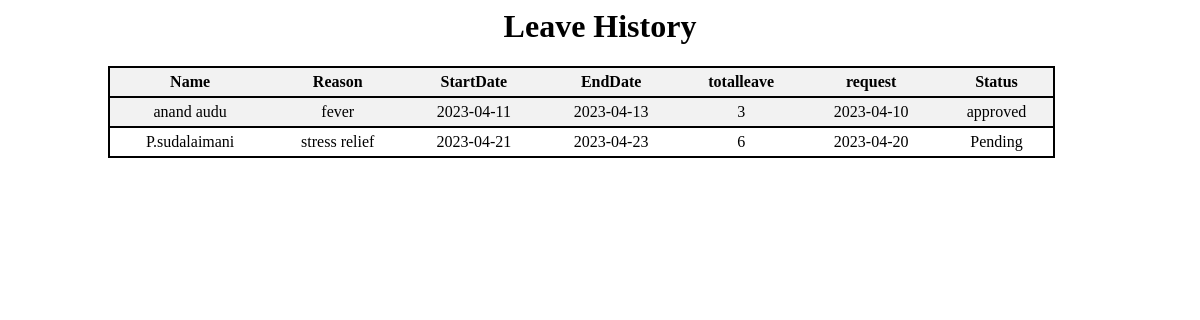
The app's page /admin/leavehistory.php (signed in) with its own data.
### tables this page shows
CREATE TABLE IF NOT EXISTS `leave_tbl` (
  `id` int(11) NOT NULL AUTO_INCREMENT,
  `staff_id` int(11) NOT NULL,
  `reason` text NOT NULL,
  `start_date` date NOT NULL,
  `end_date` date NOT NULL,
  `status` varchar(50) NOT NULL,
  `request_date` date NOT NULL,
  PRIMARY KEY (`id`)
);

CREATE TABLE IF NOT EXISTS `staff_tbl` (
  `id` int(11) NOT NULL AUTO_INCREMENT,
  `name` varchar(50) DEFAULT NULL,
  `gender` enum('Male','Female','Other') DEFAULT NULL,
  `email` varchar(50) DEFAULT NULL,
  `mobile` varchar(20) DEFAULT NULL,
  `dob` date DEFAULT NULL,
  `doj` date DEFAULT NULL,
  `address` varchar(100) DEFAULT NULL,
  `city` varchar(50) DEFAULT NULL,
  `state` varchar(50) DEFAULT NULL,
  `country` varchar(50) DEFAULT NULL,
  `department` varchar(50) DEFAULT NULL,
  `picture` varchar(255) DEFAULT NULL,
  PRIMARY KEY (`id`)
);

### admin/leavehistory.php (the view, shortened to what this page needs)
<head>
    <link rel="stylesheet" type="text/css" href="table.css">
</head>
<?php
$conn = mysqli_connect("localhost", "root", "", "sm");
$sql = "SELECT l.*,s.* FROM leave_tbl l
JOIN staff_tbl s ON s.id=l.staff_id;";
$result = mysqli_query($conn, $sql);
if (mysqli_num_rows($result) > 0) {
    echo"<h1 align='center'>Leave History</h1>";
    echo "<table>";
    echo "<tr>
    <th>Name</th>
    <th>Reason</th>
    <th>StartDate</th>
    <th>EndDate</th>
    <th>totalleave</th>
    <th>request</th>
    <th>Status</th>
    </tr>";
    $totalleave=0;
while($row=mysqli_fetch_assoc($result)){
$s=strtotime($row['start_date']);
$e=strtotime($row['end_date']);
$totalleave+=ceil(abs($e-$s)/86400)+1;
echo"<tr>";
echo"<td>".$row['name']."</td>";
echo"<td>".$row['reason']."</td>";
echo"<td>".$row['start_date']."</td>";
echo"<td>".$row['end_date']."</td>";
echo"<td>".$totalleave."</td>";
echo"<td>".$row['request_date']."</td>";
echo"<td>".$row['status']."</td>";
echo"</tr>";
}
echo"</table>";
}
else{
    echo"<h4>NO DATA FOUND</h4>";
}
?>

### admin/table.css (style rules this page uses)
table { margin-left: 100px; border-collapse: collapse; border-spacing: 0; width: 80%; border: 2px solid; }
th, td { text-align: center; padding: 5px; }
th { align-content: center; background-color: #f2f2f2; }
tr:nth-child(even) { background-color: #f2f2f2; border: 2px solid; }

### records on screen
leave_tbl: staff_tbl.name "anand audu", reason "fever", start_date "2023-04-11", end_date "2023-04-13", totalleave "3", request_date "2023-04-10", status "approved"
leave_tbl: staff_tbl.name "P.sudalaimani", reason "stress relief", start_date "2023-04-21", end_date "2023-04-23", totalleave "6", request_date "2023-04-20", status "Pending"
